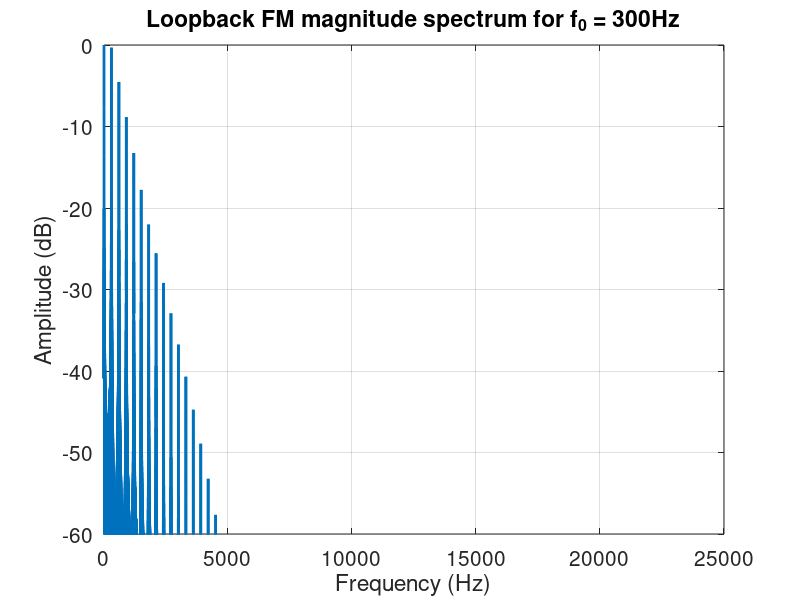

MATLAB code to generate this figure: (Note: this script raises an error after producing the figure.)
% Loopback FM, PM and SAPF frequency content plots

fs = 44100;
dur = 1;

T = 1/fs;
N = fs * dur;
nT = 0:T:(dur-T);

Nfft = 2^nextpow2(N);
faxis = (fs/2)*linspace(0, 1, Nfft/2+1);

wc = 2*pi*700; 
g = 0.9999;

%% %%%%%%%%%%%%%%%%%%%%%%%%%
% Feedback FM
%%%%%%%%%%%%%%%%%%%%%%%%%%%%

% generate magnitude spectrum plot to show how the frequency components are
% integer multiples of w0

h_fm = zeros(1, N);
h_fm(1) = 1;

w0 = 2*pi*300;
B = 0.9;

wc = w0/sqrt(1 - B^2);

for n=2:N
    h_fm(n) = (exp(1j*wc*T*(1 + B * real(h_fm(n-1))))) * h_fm(n-1);
end

H_FM = fft(h_fm, Nfft);
H_FMPos = H_FM(1:Nfft/2+1);
H_FMPosdB = 20*log10(abs(H_FMPos)/max(abs(H_FMPos)));

figure
plot(faxis, H_FMPosdB, 'linewidth', 2)
xlabel('Frequency (Hz)');
ylabel('Amplitude (dB)');
title('Loopback FM magnitude spectrum for f_0 = 300Hz'); 
set(gca, 'FontSize', 15);
ylim([-60 0]);
grid on
saveas(gcf, 'figures/LBFMMagSpec', 'epsc')


%% %%%%%%%%%%%%%%%%%%%%%%%%%
% Stretched Allpass Filter
%%%%%%%%%%%%%%%%%%%%%%%%%%%%

BVec = [0.02 0.03 0.04 0.05:0.05:0.95 0.96 0.97 0.98 0.99];
NB = length(BVec);
slopes = zeros(1, NB);
numSidebands = zeros(1, NB);
b0Vec = zeros(1, NB);

for i=1:NB
    
    B = BVec(i);
    w0 = wc*sqrt(1 - B^2);

    Theta = wc*sqrt(1 - B^2)*nT;
    b0 = (sqrt(1 - B^2) - 1)/B;

    H_apf = (b0 + exp(1j.*Theta)) ./ (1 + b0.*exp(1j.*Theta));

    %% get a function for how the peaks decrease as B changes 
    % (what is the slope or rolloff?)



    
    HAPF = fft(H_apf, Nfft);
    HAPFPos = HAPF(1:Nfft/2+1);

    HAPFPosdB = 20*log10(abs(HAPFPos)/max(abs(HAPFPos)));

    % find the peaks dB spectrum plot
    [pks, locs] = findpeaks(HAPFPosdB, 'MinPeakHeight', -60, 'MinPeakDistance', w0/(2*pi));

    % remove first peak at 0 (or some incorrect one that findpeaks() finds
    locs(1) = [];
    pks(1) = [];

    % fit a straight line
    p = polyfit(faxis(locs), pks, 1);

    figure
    plot(faxis, HAPFPosdB, 'linewidth', 2)
    hold on
    for k=1:length(locs)
        plot(faxis(locs(k)), pks(k), 'r*');
    end
    plot(faxis(locs), p(1)*faxis(locs) + p(2), 'g--')
    
    %pause
    close
    
    slopes(i) = p(1);
    numSidebands(i) = length(pks);
    b0Vec(i) = b0;
end

% For SAPF, having this in terms of b0 makes sense
figure
subplot(211)
plot(b0Vec, slopes);
title('b0Vec vs slopes (rolloff)');
xlim([min(b0Vec) max(b0Vec)]);
grid on

subplot(212)
plot(b0Vec, numSidebands);
title('b0Vec vs number sidebands');
xlim([min(b0Vec) max(b0Vec)]);
grid on

% fit that to an exponential function
b00 = -0.8676; y00 = 40;
b01 = -0.01; y01 = 2;
A0 = ((y01^(b00/b01))/y00)^(1/(b00/b01-1));
tau = -b01/(log(y01/A0));
y = A0*exp(-b0Vec/tau);

hold on
plot(b0Vec, y);
legend('data', 'fit')

% for LBFM and LBPM, having this in terms of B makes sens
figure
subplot(211)
plot(BVec, slopes);
title('BVec vs slopes (rolloff)');
xlim([min(BVec) max(BVec)]);
grid on

% fit that to a logarithmic growth function
x0 = 0.02; y0 = -0.05783;
x1 = 0.99; y1 = -0.01253;
a = (y1*log(x0) - y0*log(x1))/(log(x0) - log(x1));
b = (y0 - a)/log(x0);
y = a + b*log(BVec);
hold on
plot(BVec, y);
legend('data', 'fit')

subplot(212)
plot(BVec, numSidebands);
title('BVec vs number sidebands');
xlim([min(BVec) max(BVec)]);
grid on

% fit that to a double exponential growth function (not the best fit)
x0 = 0.02; y0 = 2;
x1 = 0.99; y1 = 40;
k = 6.6;
y = y0 + (exp(k.^BVec)/max(exp(k.^BVec)))*(y1-y0);

hold on
plot(BVec, y);


%% %%%%%%%%%%%%%%%%%%%%%%%%%
% plots
%%%%%%%%%%%%%%%%%%%%%%%%%%%%


figure
subplot(311)
spectrogram(H_apf, hann(1024), 512, 1024, fs, 'yaxis')
hold on
plot(linspace(0, 1000, N), w0/(2*pi*1000) * ones(1, N), 'r')
ylim([0 2])
title(sprintf('Allpass Filter with B=%f and f0=%f', B, w0/(2*pi)));
legend('w_0')

subplot(312)
spectrogram(h_fm, hann(1024), 512, 1024, fs, 'yaxis')
hold on
plot(linspace(0, 1000, N), w0/(2*pi*1000) * ones(1, N), 'r')
ylim([0 2])
title(sprintf('Feedback FM with B=%f and f0=%f', B, w0/(2*pi)));
legend('w_0')

% subplot(313)
% spectrogram(h_pm, hann(1024), 512, 1024, fs, 'yaxis')
% hold on
% plot(linspace(0, 1000, N), w0/(2*pi*1000) * ones(1, N), 'r') 
% ylim([0 2])
% title(sprintf('Feedback PM B=%f and f0=%f', B, w0/(2*pi)));
% legend('w_0')

